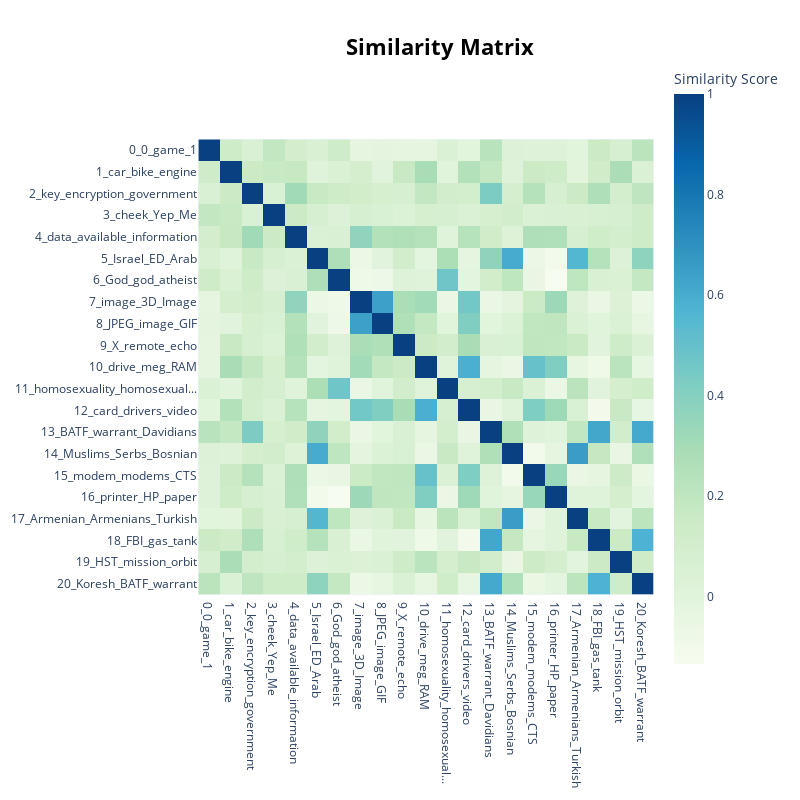

Write notebook code for a chart like this one.
### Markdown cell above
## Topic Similarity Heatmap

### Code cell
# Generate topic simlarity heatmap
similarity_matrix = bertopic_model.visualize_heatmap(topics=list(range(21)))

# Show heatmap
similarity_matrix.show()

### Figure 1 — Plotly figure (JSON) as saved in the notebook; plotly's stock layout.template omitted (floating-point values rounded to 4 significant figures; data arrays with more than 128 entries replaced by an {"elided": "..."} marker saying what was removed)
{"data": [{"coloraxis": "coloraxis", "hovertemplate": "x: %{x}<br>y: %{y}<br>Similarity Score: %{z}<extra></extra>", "name": "0", "type": "heatmap", "x": ["0_0_game_1", "1_car_bike_engine", "2_key_encryption_government", "3_cheek_Yep_Me", "4_data_available_information", "5_Israel_ED_Arab", "6_God_god_atheist", "7_image_3D_Image", "8_JPEG_image_GIF", "9_X_remote_echo", "10_drive_meg_RAM", "11_homosexuality_homosexual...", "12_card_drivers_video", "13_BATF_warrant_Davidians", "14_Muslims_Serbs_Bosnian", "15_modem_modems_CTS", "16_printer_HP_paper", "17_Armenian_Armenians_Turkish", "18_FBI_gas_tank", "19_HST_mission_orbit", "20_Koresh_BATF_warrant"], "xaxis": "x", "y": ["0_0_game_1", "1_car_bike_engine", "2_key_encryption_government", "3_cheek_Yep_Me", "4_data_available_information", "5_Israel_ED_Arab", "6_God_god_atheist", "7_image_3D_Image", "8_JPEG_image_GIF", "9_X_remote_echo", "10_drive_meg_RAM", "11_homosexuality_homosexual...", "12_card_drivers_video", "13_BATF_warrant_Davidians", "14_Muslims_Serbs_Bosnian", "15_modem_modems_CTS", "16_printer_HP_paper", "17_Armenian_Armenians_Turkish", "18_FBI_gas_tank", "19_HST_mission_orbit", "20_Koresh_BATF_warrant"], "yaxis": "y", "z": {"elided": "21x21 float values"}}], "layout": {"coloraxis": {"colorbar": {"title": {"text": "Similarity Score"}}, "colorscale": [[0, "rgb(247,252,240)"], [0.125, "rgb(224,243,219)"], [0.25, "rgb(204,235,197)"], [0.375, "rgb(168,221,181)"], [0.5, "rgb(123,204,196)"], [0.625, "rgb(78,179,211)"], [0.75, "rgb(43,140,190)"], [0.875, "rgb(8,104,172)"], [1, "rgb(8,64,129)"]]}, "height": 800, "hoverlabel": {"bgcolor": "white", "font": {"family": "Rockwell", "size": 16}}, "legend": {"title": {"text": "Trend"}}, "margin": {"t": 60}, "showlegend": true, "title": {"font": {"color": "Black", "size": 22}, "text": "<b>Similarity Matrix</b>", "x": 0.55, "xanchor": "center", "y": 0.95, "yanchor": "top"}, "width": 800, "xaxis": {"anchor": "y", "constrain": "domain", "domain": [0, 1], "scaleanchor": "y"}, "yaxis": {"anchor": "x", "autorange": "reversed", "constrain": "domain", "domain": [0, 1]}}}
